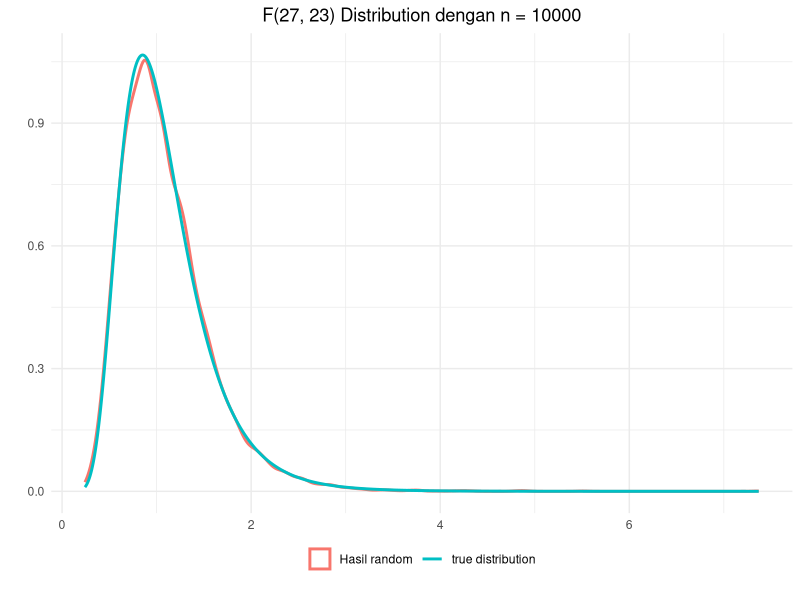

The R script that drew this image:
## ---- chunk 1
library(ggplot2)
## ---- chunk 2
rand.z <- function(n){
      u1 <- runif(ceiling(n/2), 0, 1)
      u2 <- runif(ceiling(n/2), 0, 1)
      
      z1 <- sqrt(-2 * log(u1)) * cos(2 * pi * u2)
      z2 <- sqrt(-2 * log(u1)) * sin(2 * pi * u2)
      
      y <- c(z1, z2)
      y[1:n]
}
## ---- chunk 3
rand.chi <- function(n, v){
      y <- rep(0, n)
      for(i in 1:v){
            z <- rand.z(n)
            y <- y + z^2
      }
      y
}
## ---- chunk 4
rand.f <- function(n, v1, v2){
      chi1 <- rand.chi(n, v1)
      chi2 <- rand.chi(n, v2)
      (chi1/v1)/(chi2/v2)
}
## ---- chunk 5
df1 <- 27
df2 <- 23
f <- rand.f(10000, df1, df2)
head(f, 10)
## ---- chunk 6
ggplot() +
      geom_density(data = data.frame(x = f), 
                   aes(x, color = "Hasil random"), size = 1) +
      stat_function(fun = stats::df, n = 10000, args = list(df1 = df1, df2 = df2), 
                                size = 1, aes(color = "true distribution")) +
      labs(x = "", y = "", title = "F(27, 23) Distribution dengan n = 10000") +
      theme_minimal() +
      theme(legend.position = "bottom",
            legend.title = element_blank(),
            legend.box.margin = margin(-20, 0, 10, 0),
            plot.title = element_text(hjust = 0.5))
## ---- chunk 7
integral <- function(gx, x0, x1, n = 100000){
      x <- runif(n, x0, x1) # soal bagian a
      rata2 <- mean(gx(x)) # soal bagian b
      (x1 - x0)*rata2 # soal bagian c
}
## ---- chunk 8
gx <- function(x) x^2
## ---- chunk 9
set.seed(27)
x0 <- 0
x1 <- 2
integral(gx, x0, x1)
## ---- chunk 10
integrate(gx, x0, x1)
